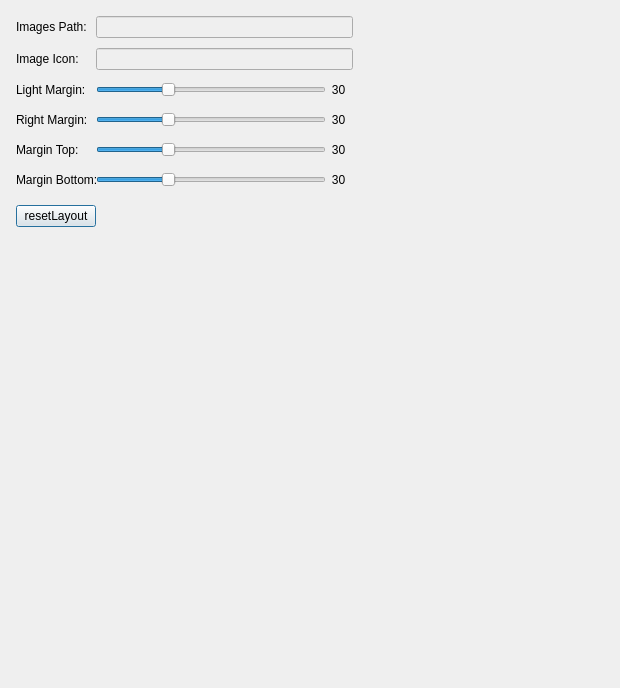
<?xml version="1.0" encoding="UTF-8"?>
<ui version="4.0">
 <class>SceneLayout</class>
 <widget class="QDialog" name="SceneLayout">
  <property name="geometry">
   <rect>
    <x>0</x>
    <y>0</y>
    <width>620</width>
    <height>688</height>
   </rect>
  </property>
  <property name="windowTitle">
   <string>SceneLayout Setting</string>
  </property>
  <property name="sizeGripEnabled">
   <bool>false</bool>
  </property>
  <layout class="QVBoxLayout" name="verticalLayout_2">
   <item>
    <layout class="QVBoxLayout" name="verticalLayout">
     <property name="spacing">
      <number>5</number>
     </property>
     <property name="leftMargin">
      <number>5</number>
     </property>
     <property name="topMargin">
      <number>0</number>
     </property>
     <item>
      <layout class="QHBoxLayout" name="imagPath">
       <property name="spacing">
        <number>0</number>
       </property>
       <property name="sizeConstraint">
        <enum>QLayout::SetDefaultConstraint</enum>
       </property>
       <property name="topMargin">
        <number>5</number>
       </property>
       <item>
        <widget class="QLabel" name="m_layoutDirectoryPathLabel">
         <property name="minimumSize">
          <size>
           <width>80</width>
           <height>0</height>
          </size>
         </property>
         <property name="maximumSize">
          <size>
           <width>80</width>
           <height>16777215</height>
          </size>
         </property>
         <property name="layoutDirection">
          <enum>Qt::LeftToRight</enum>
         </property>
         <property name="text">
          <string>Images Path:</string>
         </property>
         <property name="textFormat">
          <enum>Qt::PlainText</enum>
         </property>
         <property name="alignment">
          <set>Qt::AlignLeading|Qt::AlignLeft|Qt::AlignVCenter</set>
         </property>
        </widget>
       </item>
       <item>
        <widget class="QLineEdit" name="m_layoutDirectoryPathEdit">
         <property name="enabled">
          <bool>false</bool>
         </property>
         <property name="minimumSize">
          <size>
           <width>50</width>
           <height>0</height>
          </size>
         </property>
         <property name="maximumSize">
          <size>
           <width>260</width>
           <height>16777215</height>
          </size>
         </property>
         <property name="text">
          <string/>
         </property>
         <property name="maxLength">
          <number>200</number>
         </property>
        </widget>
       </item>
       <item>
        <spacer name="horizontalSpacer">
         <property name="orientation">
          <enum>Qt::Horizontal</enum>
         </property>
         <property name="sizeType">
          <enum>QSizePolicy::Expanding</enum>
         </property>
         <property name="sizeHint" stdset="0">
          <size>
           <width>200</width>
           <height>20</height>
          </size>
         </property>
        </spacer>
       </item>
      </layout>
     </item>
     <item>
      <layout class="QHBoxLayout" name="icon_layout">
       <property name="spacing">
        <number>0</number>
       </property>
       <property name="sizeConstraint">
        <enum>QLayout::SetDefaultConstraint</enum>
       </property>
       <property name="topMargin">
        <number>5</number>
       </property>
       <item>
        <widget class="QLabel" name="m_cameraIconLabel">
         <property name="minimumSize">
          <size>
           <width>80</width>
           <height>0</height>
          </size>
         </property>
         <property name="maximumSize">
          <size>
           <width>80</width>
           <height>16777215</height>
          </size>
         </property>
         <property name="text">
          <string>Image Icon:</string>
         </property>
         <property name="textFormat">
          <enum>Qt::PlainText</enum>
         </property>
         <property name="alignment">
          <set>Qt::AlignLeading|Qt::AlignLeft|Qt::AlignVCenter</set>
         </property>
        </widget>
       </item>
       <item>
        <widget class="QLineEdit" name="m_cameraIconEdit">
         <property name="enabled">
          <bool>false</bool>
         </property>
         <property name="minimumSize">
          <size>
           <width>50</width>
           <height>0</height>
          </size>
         </property>
         <property name="maximumSize">
          <size>
           <width>260</width>
           <height>16777215</height>
          </size>
         </property>
         <property name="maxLength">
          <number>200</number>
         </property>
        </widget>
       </item>
       <item>
        <spacer name="horizontalSpacer_2">
         <property name="orientation">
          <enum>Qt::Horizontal</enum>
         </property>
         <property name="sizeHint" stdset="0">
          <size>
           <width>40</width>
           <height>20</height>
          </size>
         </property>
        </spacer>
       </item>
      </layout>
     </item>
     <item>
      <layout class="QHBoxLayout" name="margin_left">
       <property name="spacing">
        <number>0</number>
       </property>
       <property name="topMargin">
        <number>5</number>
       </property>
       <item>
        <widget class="QLabel" name="m_leftMarginTitleLabel">
         <property name="minimumSize">
          <size>
           <width>80</width>
           <height>0</height>
          </size>
         </property>
         <property name="maximumSize">
          <size>
           <width>80</width>
           <height>16777215</height>
          </size>
         </property>
         <property name="text">
          <string>Light Margin:</string>
         </property>
         <property name="textFormat">
          <enum>Qt::PlainText</enum>
         </property>
        </widget>
       </item>
       <item>
        <widget class="QSlider" name="m_LeftMarginSlider">
         <property name="minimumSize">
          <size>
           <width>20</width>
           <height>0</height>
          </size>
         </property>
         <property name="maximumSize">
          <size>
           <width>230</width>
           <height>16777215</height>
          </size>
         </property>
         <property name="accessibleName">
          <string>10</string>
         </property>
         <property name="minimum">
          <number>0</number>
         </property>
         <property name="sliderPosition">
          <number>30</number>
         </property>
         <property name="orientation">
          <enum>Qt::Horizontal</enum>
         </property>
        </widget>
       </item>
       <item>
        <layout class="QHBoxLayout" name="horizontalLayout_4">
         <item>
          <widget class="QLabel" name="m_leftMarginValueLabel">
           <property name="minimumSize">
            <size>
             <width>25</width>
             <height>0</height>
            </size>
           </property>
           <property name="text">
            <string>30</string>
           </property>
           <property name="alignment">
            <set>Qt::AlignCenter</set>
           </property>
          </widget>
         </item>
        </layout>
       </item>
       <item>
        <spacer name="horizontalSpacer_3">
         <property name="orientation">
          <enum>Qt::Horizontal</enum>
         </property>
         <property name="sizeType">
          <enum>QSizePolicy::Expanding</enum>
         </property>
         <property name="sizeHint" stdset="0">
          <size>
           <width>5</width>
           <height>20</height>
          </size>
         </property>
        </spacer>
       </item>
      </layout>
     </item>
     <item>
      <layout class="QHBoxLayout" name="margin_right">
       <property name="spacing">
        <number>0</number>
       </property>
       <property name="topMargin">
        <number>5</number>
       </property>
       <item>
        <widget class="QLabel" name="m_rightMargibTitleLabel">
         <property name="minimumSize">
          <size>
           <width>80</width>
           <height>0</height>
          </size>
         </property>
         <property name="maximumSize">
          <size>
           <width>80</width>
           <height>16777215</height>
          </size>
         </property>
         <property name="text">
          <string>Right Margin:</string>
         </property>
        </widget>
       </item>
       <item>
        <widget class="QSlider" name="m_rightMarginSlider">
         <property name="maximumSize">
          <size>
           <width>230</width>
           <height>16777215</height>
          </size>
         </property>
         <property name="value">
          <number>30</number>
         </property>
         <property name="orientation">
          <enum>Qt::Horizontal</enum>
         </property>
        </widget>
       </item>
       <item>
        <layout class="QHBoxLayout" name="horizontalLayout_6">
         <property name="spacing">
          <number>0</number>
         </property>
         <item>
          <widget class="QLabel" name="m_rightMargibValueLabel">
           <property name="minimumSize">
            <size>
             <width>25</width>
             <height>0</height>
            </size>
           </property>
           <property name="maximumSize">
            <size>
             <width>25</width>
             <height>16777215</height>
            </size>
           </property>
           <property name="text">
            <string>30</string>
           </property>
           <property name="alignment">
            <set>Qt::AlignCenter</set>
           </property>
          </widget>
         </item>
        </layout>
       </item>
       <item>
        <spacer name="horizontalSpacer_4">
         <property name="orientation">
          <enum>Qt::Horizontal</enum>
         </property>
         <property name="sizeType">
          <enum>QSizePolicy::Expanding</enum>
         </property>
         <property name="sizeHint" stdset="0">
          <size>
           <width>40</width>
           <height>20</height>
          </size>
         </property>
        </spacer>
       </item>
      </layout>
     </item>
     <item>
      <layout class="QHBoxLayout" name="margin_top" stretch="0,0,0,0">
       <property name="spacing">
        <number>0</number>
       </property>
       <property name="topMargin">
        <number>5</number>
       </property>
       <property name="bottomMargin">
        <number>0</number>
       </property>
       <item>
        <widget class="QLabel" name="m_marginTopTitleLabel">
         <property name="minimumSize">
          <size>
           <width>80</width>
           <height>0</height>
          </size>
         </property>
         <property name="maximumSize">
          <size>
           <width>80</width>
           <height>16777215</height>
          </size>
         </property>
         <property name="text">
          <string>Margin Top:</string>
         </property>
        </widget>
       </item>
       <item>
        <widget class="QSlider" name="m_topMarginSlider">
         <property name="maximumSize">
          <size>
           <width>230</width>
           <height>16777215</height>
          </size>
         </property>
         <property name="value">
          <number>30</number>
         </property>
         <property name="orientation">
          <enum>Qt::Horizontal</enum>
         </property>
        </widget>
       </item>
       <item>
        <layout class="QHBoxLayout" name="horizontalLayout">
         <property name="spacing">
          <number>0</number>
         </property>
         <property name="leftMargin">
          <number>0</number>
         </property>
         <property name="rightMargin">
          <number>0</number>
         </property>
         <item>
          <widget class="QLabel" name="m_topMarginValueLabel">
           <property name="minimumSize">
            <size>
             <width>25</width>
             <height>0</height>
            </size>
           </property>
           <property name="maximumSize">
            <size>
             <width>25</width>
             <height>16777215</height>
            </size>
           </property>
           <property name="text">
            <string>30</string>
           </property>
           <property name="alignment">
            <set>Qt::AlignCenter</set>
           </property>
          </widget>
         </item>
        </layout>
       </item>
       <item>
        <spacer name="horizontalSpacer_5">
         <property name="orientation">
          <enum>Qt::Horizontal</enum>
         </property>
         <property name="sizeHint" stdset="0">
          <size>
           <width>40</width>
           <height>20</height>
          </size>
         </property>
        </spacer>
       </item>
      </layout>
     </item>
     <item>
      <layout class="QHBoxLayout" name="margin_bottom">
       <property name="spacing">
        <number>0</number>
       </property>
       <property name="topMargin">
        <number>5</number>
       </property>
       <property name="rightMargin">
        <number>0</number>
       </property>
       <property name="bottomMargin">
        <number>0</number>
       </property>
       <item>
        <widget class="QLabel" name="m_bottomMarginTitleLabel">
         <property name="minimumSize">
          <size>
           <width>80</width>
           <height>0</height>
          </size>
         </property>
         <property name="maximumSize">
          <size>
           <width>80</width>
           <height>16777215</height>
          </size>
         </property>
         <property name="text">
          <string>Margin Bottom:</string>
         </property>
        </widget>
       </item>
       <item>
        <widget class="QSlider" name="m_bottomMarginSlider">
         <property name="maximumSize">
          <size>
           <width>230</width>
           <height>16777215</height>
          </size>
         </property>
         <property name="value">
          <number>30</number>
         </property>
         <property name="orientation">
          <enum>Qt::Horizontal</enum>
         </property>
        </widget>
       </item>
       <item>
        <layout class="QHBoxLayout" name="horizontalLayout_2">
         <property name="spacing">
          <number>0</number>
         </property>
         <property name="leftMargin">
          <number>0</number>
         </property>
         <item>
          <widget class="QLabel" name="m_bottomMarginValueLabel">
           <property name="minimumSize">
            <size>
             <width>25</width>
             <height>0</height>
            </size>
           </property>
           <property name="maximumSize">
            <size>
             <width>25</width>
             <height>16777215</height>
            </size>
           </property>
           <property name="text">
            <string>30</string>
           </property>
           <property name="alignment">
            <set>Qt::AlignCenter</set>
           </property>
          </widget>
         </item>
        </layout>
       </item>
       <item>
        <spacer name="horizontalSpacer_6">
         <property name="orientation">
          <enum>Qt::Horizontal</enum>
         </property>
         <property name="sizeHint" stdset="0">
          <size>
           <width>40</width>
           <height>20</height>
          </size>
         </property>
        </spacer>
       </item>
      </layout>
     </item>
     <item>
      <layout class="QHBoxLayout" name="horizontalLayout_3">
       <property name="topMargin">
        <number>10</number>
       </property>
       <property name="bottomMargin">
        <number>10</number>
       </property>
       <item>
        <widget class="QPushButton" name="m_resetDefaultLayoutButton">
         <property name="text">
          <string>resetLayout</string>
         </property>
        </widget>
       </item>
       <item>
        <spacer name="horizontalSpacer_7">
         <property name="orientation">
          <enum>Qt::Horizontal</enum>
         </property>
         <property name="sizeHint" stdset="0">
          <size>
           <width>40</width>
           <height>20</height>
          </size>
         </property>
        </spacer>
       </item>
      </layout>
     </item>
     <item>
      <spacer name="verticalSpacer">
       <property name="orientation">
        <enum>Qt::Vertical</enum>
       </property>
       <property name="sizeHint" stdset="0">
        <size>
         <width>20</width>
         <height>40</height>
        </size>
       </property>
      </spacer>
     </item>
    </layout>
   </item>
  </layout>
 </widget>
 <resources/>
 <connections/>
</ui>
